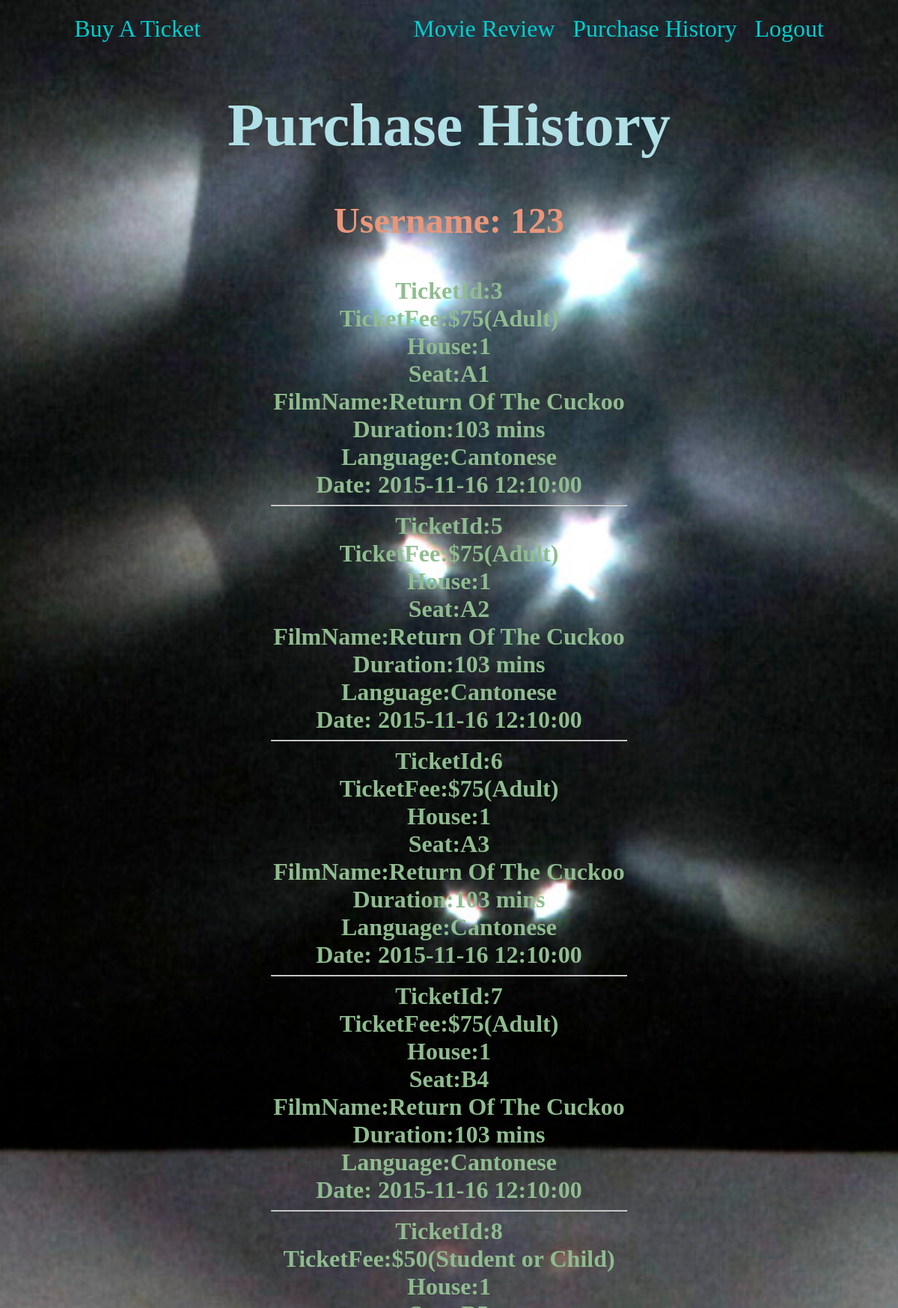
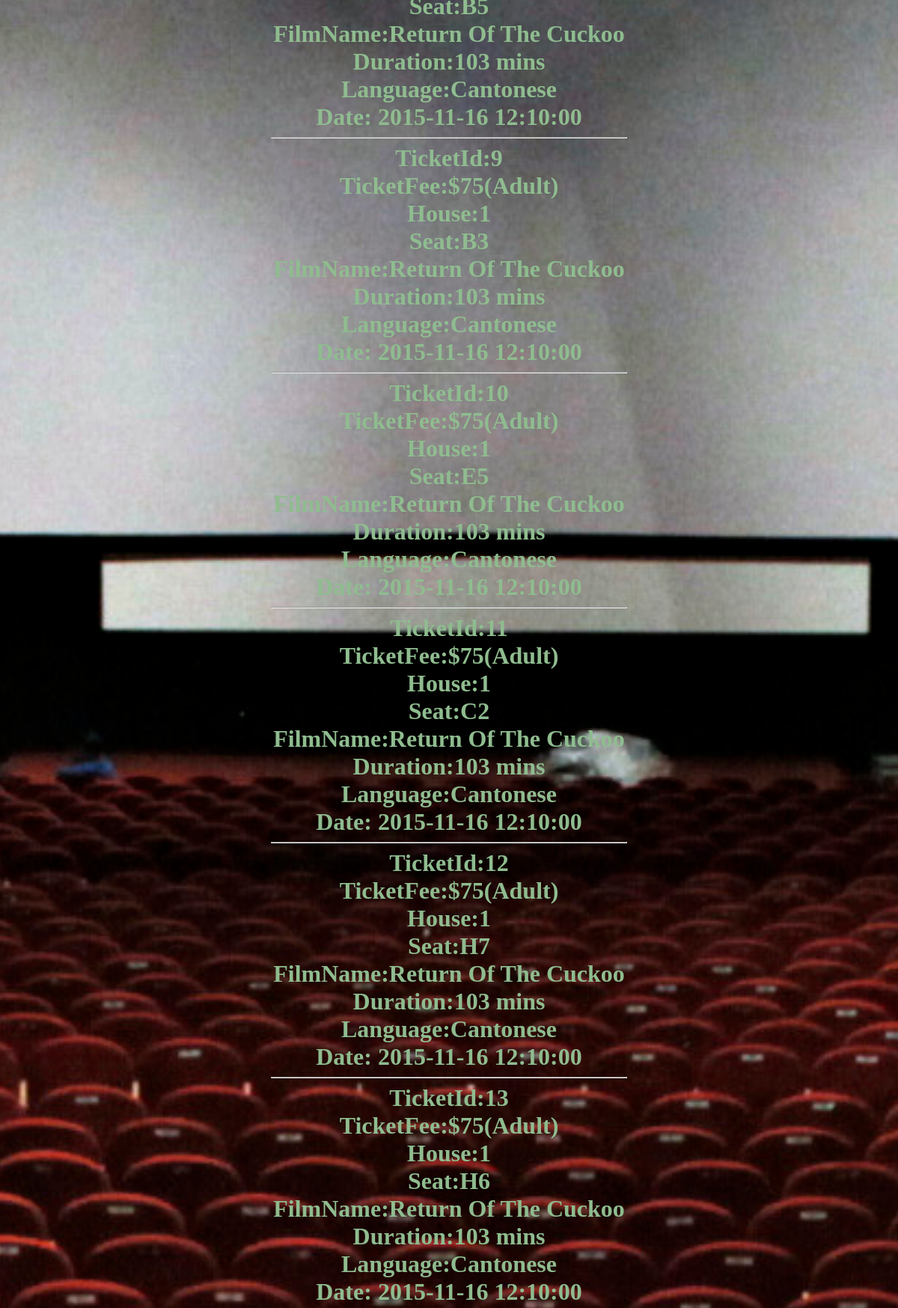
The page /history.php (signed in, upper part) on the database its author committed (2 pictures, top to bottom).
### tables this page shows
CREATE TABLE `Ticket` (
  `Ticketid` int(11) NOT NULL AUTO_INCREMENT,
  `SeatNo` char(5) NOT NULL,
  `TicketType` int(11) NOT NULL,
  `TicketFee` int(11) NOT NULL,
  `userid` int(11) NOT NULL,
  `BroadCastId` int(11) NOT NULL,
  PRIMARY KEY (`Ticketid`),
  UNIQUE KEY `uidx` (`SeatNo`,`BroadCastId`),
  KEY `userid` (`userid`),
  KEY `BroadCastId` (`BroadCastId`),
  CONSTRAINT `Ticket_ibfk_1` FOREIGN KEY (`userid`) REFERENCES `User` (`userid`),
  CONSTRAINT `Ticket_ibfk_2` FOREIGN KEY (`BroadCastId`) REFERENCES `BroadCast` (`BroadCastId`)
);

CREATE TABLE `BroadCast` (
  `BroadCastId` int(11) NOT NULL AUTO_INCREMENT,
  `Date` date NOT NULL,
  `Time` time NOT NULL,
  `filmid` int(11) NOT NULL,
  `Houseid` int(11) NOT NULL,
  PRIMARY KEY (`BroadCastId`),
  KEY `filmid` (`filmid`),
  KEY `Houseid` (`Houseid`),
  CONSTRAINT `BroadCast_ibfk_1` FOREIGN KEY (`filmid`) REFERENCES `Film` (`Filmid`),
  CONSTRAINT `BroadCast_ibfk_2` FOREIGN KEY (`Houseid`) REFERENCES `House` (`Houseid`)
);

CREATE TABLE `Film` (
  `Filmid` int(11) NOT NULL AUTO_INCREMENT,
  `FilmName` varchar(50) NOT NULL,
  `Duration` int(11) NOT NULL,
  `Category` int(11) NOT NULL,
  `Language` varchar(20) NOT NULL,
  `Director` varchar(20) NOT NULL,
  PRIMARY KEY (`Filmid`),
  KEY `FilmName` (`FilmName`)
);

### history.php (the view, shortened to what this page needs)
<link rel="stylesheet" type="text/css" href="history_style.css">
<?php
if(isset($_SESSION["username"])){
    print("<a href='buywelcome.php'> Buy A Ticket </a>");
    print("<a href='comment.php'> Movie Review </a>");
    print("<a href='history.php'> Purchase History </a>");
    print("<a href='logout.php'> Logout </a>");
    print("<h1>Purchase History</h1>");
    $username = $_SESSION["username"];
    print("<h3>Username: $username</h3>");
    $conn = mysqli_connect($_SESSION["db_host"], $_SESSION["db_user"], $_SESSION["db_password"], $_SESSION["db_name"])
        or die("MySQL connect error! " . mysqli_connect_error());
    $ticketsQuery = "SELECT Ticketid, SeatNo, TicketType, TicketFee, Date, Time, FilmName, Duration, Language, Houseid FROM Ticket NATURAL JOIN BroadCast JOIN Film ON BroadCast.filmid = Film.Filmid AND userid = '$username'";
    $ticketsResult = mysqli_query($conn, $ticketsQuery) or die("MySQL Query Error! ".mysqli_error($conn));
    if(mysqli_num_rows($ticketsResult)>0){
        while($ticketRow = mysqli_fetch_array($ticketsResult)){
            $ticketId = $ticketRow["Ticketid"];
            $seatNo = $ticketRow["SeatNo"];
            $ticketFee = $ticketRow["TicketFee"];
            $ticketType = $ticketRow["TicketType"];
            $date = $ticketRow["Date"]." ".$ticketRow["Time"];
            $houseId = $ticketRow["Houseid"];
            $filmName = $ticketRow["FilmName"];
            $duration = $ticketRow["Duration"];
            $language = $ticketRow["Language"];
            $type = 'Student or Child';
            if($ticketType == 0){
                $type = "Adult";
            }
            print("<div>TicketId:$ticketId</div>");
            print("<div>TicketFee:$$ticketFee($type)</div>");
            print("<div>House:$houseId</div>");
            print("<div>Seat:$seatNo</div>");
            print("<div>FilmName:$filmName</div>");
            print("<div>Duration:$duration mins</div>");
            print("<div>Language:$language</div>");
            print("<div>Date: $date</div>");
            print("<hr>");
        }
    }
}else{
    print("<h1>You have not logged in</h1>");
    header("refresh:3; url=index.php");
    exit;
}
?>

### history_style.css (style rules this page uses)
hr { width:40%; }
a { display: inline-block; margin:1%; font-size:200%; text-decoration:none; color:darkturquoise; }
a[href='buywelcome.php'] { margin-right:55%; }
h1 { font-size:500%; }
h3 { font-size:300%; color:darksalmon; }
div { font-size:200%; color:darkseagreen; font-weight:900; }
@media screen and (max-width: 1799px) { a[href='buywelcome.php'] { margin-right:40%; } }
@media screen and (max-width: 1299px) { a[href='buywelcome.php'] { margin-right:23%; } }

### rows shown on the page
ticket: Ticketid "3", TicketFee "75", TicketType "Adult", BroadCastId.Houseid "1", SeatNo "A1", film.FilmName "Return Of The Cuckoo", film.Duration "103", film.Language "Cantonese", BroadCastId.Time "2015-11-16 12:10:00"
ticket: Ticketid "5", TicketFee "75", TicketType "Adult", BroadCastId.Houseid "1", SeatNo "A2", film.FilmName "Return Of The Cuckoo", film.Duration "103", film.Language "Cantonese", BroadCastId.Time "2015-11-16 12:10:00"
ticket: Ticketid "6", TicketFee "75", TicketType "Adult", BroadCastId.Houseid "1", SeatNo "A3", film.FilmName "Return Of The Cuckoo", film.Duration "103", film.Language "Cantonese", BroadCastId.Time "2015-11-16 12:10:00"
ticket: Ticketid "7", TicketFee "75", TicketType "Adult", BroadCastId.Houseid "1", SeatNo "B4", film.FilmName "Return Of The Cuckoo", film.Duration "103", film.Language "Cantonese", BroadCastId.Time "2015-11-16 12:10:00"
ticket: Ticketid "8", TicketFee "50", type "Student or Child", BroadCastId.Houseid "1", SeatNo "B5", film.FilmName "Return Of The Cuckoo", film.Duration "103", film.Language "Cantonese", BroadCastId.Time "2015-11-16 12:10:00"
ticket: Ticketid "9", TicketFee "75", TicketType "Adult", BroadCastId.Houseid "1", SeatNo "B3", film.FilmName "Return Of The Cuckoo", film.Duration "103", film.Language "Cantonese", BroadCastId.Time "2015-11-16 12:10:00"
ticket: Ticketid "10", TicketFee "75", TicketType "Adult", BroadCastId.Houseid "1", SeatNo "E5", film.FilmName "Return Of The Cuckoo", film.Duration "103", film.Language "Cantonese", BroadCastId.Time "2015-11-16 12:10:00"
ticket: Ticketid "11", TicketFee "75", TicketType "Adult", BroadCastId.Houseid "1", SeatNo "C2", film.FilmName "Return Of The Cuckoo", film.Duration "103", film.Language "Cantonese", BroadCastId.Time "2015-11-16 12:10:00"
ticket: Ticketid "12", TicketFee "75", TicketType "Adult", BroadCastId.Houseid "1", SeatNo "H7", film.FilmName "Return Of The Cuckoo", film.Duration "103", film.Language "Cantonese", BroadCastId.Time "2015-11-16 12:10:00"
ticket: Ticketid "13", TicketFee "75", TicketType "Adult", BroadCastId.Houseid "1", SeatNo "H6", film.FilmName "Return Of The Cuckoo", film.Duration "103", film.Language "Cantonese", BroadCastId.Time "2015-11-16 12:10:00"

### other values the page prints
$username "123"
